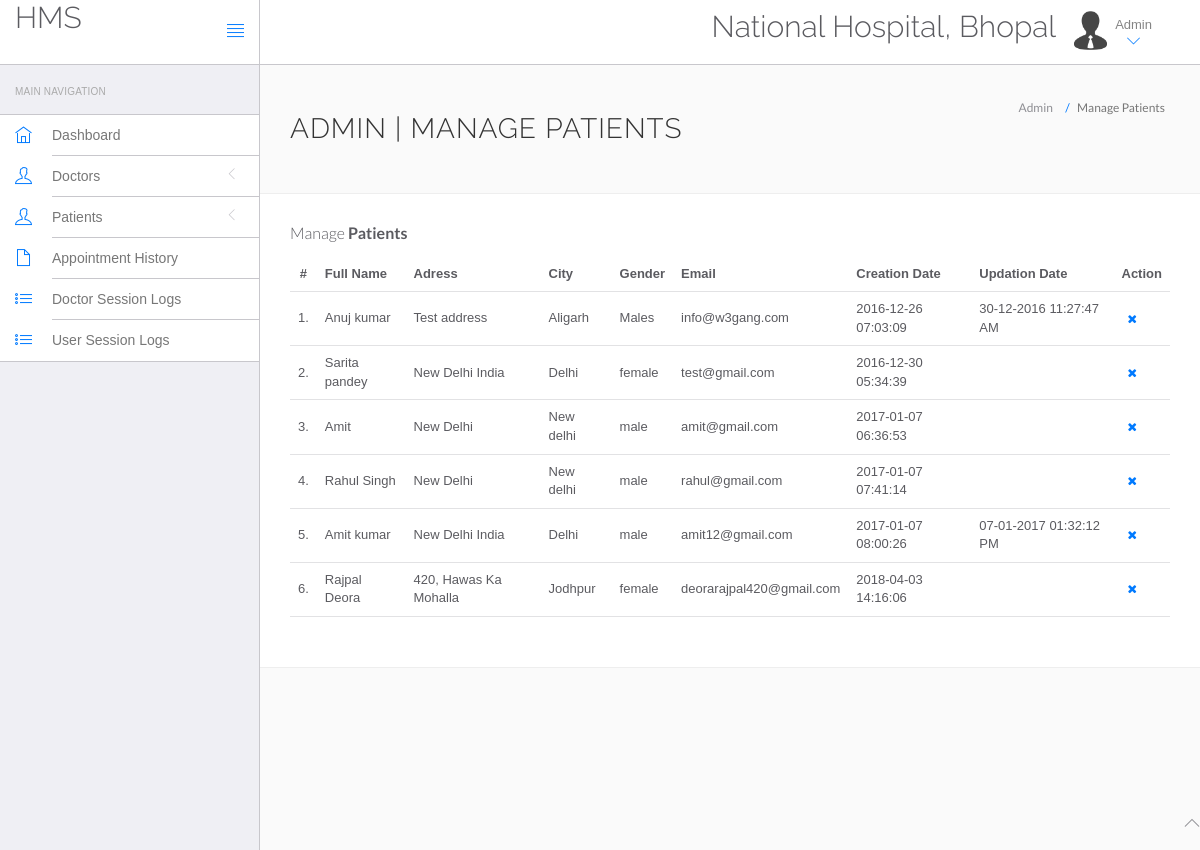
Page /hospital/hms/admin/manage-users.php (signed in) on the committed database.
### tables this page shows
CREATE TABLE `users` (
  `id` int(11) NOT NULL,
  `fullName` varchar(255) NOT NULL,
  `address` longtext NOT NULL,
  `city` varchar(255) NOT NULL,
  `gender` varchar(255) NOT NULL,
  `email` varchar(255) NOT NULL,
  `password` varchar(255) NOT NULL,
  `regDate` timestamp NOT NULL DEFAULT CURRENT_TIMESTAMP,
  `updationDate` varchar(255) NOT NULL
);

### hospital/hms/admin/manage-users.php (the view, shortened to what this page needs)
<?php
include('include/config.php');
?>
<!DOCTYPE html>
<html lang="en">
	<head>
		<link rel="stylesheet" href="vendor/bootstrap/css/bootstrap.min.css">
		<link rel="stylesheet" href="vendor/fontawesome/css/font-awesome.min.css">
		<link rel="stylesheet" href="vendor/themify-icons/themify-icons.min.css">
		<link href="vendor/animate.css/animate.min.css" rel="stylesheet" media="screen">
		<link href="vendor/perfect-scrollbar/perfect-scrollbar.min.css" rel="stylesheet" media="screen">
		<link href="vendor/switchery/switchery.min.css" rel="stylesheet" media="screen">
		<link href="vendor/bootstrap-touchspin/jquery.bootstrap-touchspin.min.css" rel="stylesheet" media="screen">
		<link href="vendor/select2/select2.min.css" rel="stylesheet" media="screen">
		<link href="vendor/bootstrap-datepicker/bootstrap-datepicker3.standalone.min.css" rel="stylesheet" media="screen">
		<link href="vendor/bootstrap-timepicker/bootstrap-timepicker.min.css" rel="stylesheet" media="screen">
		<link rel="stylesheet" href="assets/css/styles.css">
		<link rel="stylesheet" href="assets/css/plugins.css">
		<link rel="stylesheet" href="assets/css/themes/theme-1.css" id="skin_color" />
	</head>
	<body>
		<div id="app">
<?php include('include/sidebar.php');?>
			<div class="app-content">
						<?php include('include/header.php');?>
				<div class="main-content" >
					<div class="wrap-content container" id="container">
						<section id="page-title">
							<div class="row">
								<div class="col-sm-8">
									<h1 class="mainTitle">Admin | Manage Patients</h1>
																	</div>
								<ol class="breadcrumb">
									<li>
										<span>Admin</span>
									</li>
									<li class="active">
										<span>Manage Patients</span>
									</li>
								</ol>
							</div>
						</section>
						<div class="container-fluid container-fullw bg-white">
									<div class="row">
								<div class="col-md-12">
									<h5 class="over-title margin-bottom-15">Manage <span class="text-bold">Patients</span></h5>
									<table class="table table-hover" id="sample-table-1">
										<thead>
											<tr>
												<th class="center">#</th>
												<th>Full Name</th>
												<th class="hidden-xs">Adress</th>
												<th>City</th>
												<th>Gender </th>
												<th>Email </th>
												<th>Creation Date </th>
												<th>Updation Date </th>
												<th>Action</th>
											</tr>
										</thead>
										<tbody>
<?php
$sql=mysqli_query($con,"select * from users");
$cnt=1;
while($row=mysqli_fetch_array($sql))
{
?>
											<tr>
												<td class="center"><?php echo $cnt;?>.</td>
												<td class="hidden-xs"><?php echo $row['fullName'];?></td>
												<td><?php echo $row['address'];?></td>
												<td><?php echo $row['city'];?>
												</td>
												<td><?php echo $row['gender'];?></td>
												<td><?php echo $row['email'];?></td>
												<td><?php echo $row['regDate'];?></td>
												<td><?php echo $row['updationDate'];?>
												</td>
												<td >
												<div class="visible-md visible-lg hidden-sm hidden-xs">
	<a href="manage-users.php?id=<?php echo $row['id']?>&del=delete" onClick="return confirm('Are you sure you want to delete?')"class="btn btn-transparent btn-xs tooltips" tooltip-placement="top" tooltip="Remove"><i class="fa fa-times fa fa-white"></i></a>
												</div>
												</td>
											</tr>
											<?php
$cnt=$cnt+1;
											 }?>
										</tbody>
									</table>
								</div>
							</div>
								</div>
							</div>
						</div>
					</div>
				</div>
	<?php include('include/footer.php');?>
	</body>
</html>

### hospital/hms/admin/assets/css/themes/theme-1.css (style rules this page uses)
body { background: #FAFAFA; }

### rows in the picture
users: fullName "Anuj kumar", address "Test address", city "Aligarh", gender "Males", email "info@w3gang.com", regDate "2016-12-26 07:03:09", updationDate "30-12-2016 11:27:47 AM"
users: fullName "Sarita pandey", address "New Delhi India", city "Delhi", gender "female", email "test@gmail.com", regDate "2016-12-30 05:34:39"
users: fullName "Amit", address "New Delhi", city "New delhi", gender "male", email "amit@gmail.com", regDate "2017-01-07 06:36:53"
users: fullName "Rahul Singh", address "New Delhi", city "New delhi", gender "male", email "rahul@gmail.com", regDate "2017-01-07 07:41:14"
users: fullName "Amit kumar", address "New Delhi India", city "Delhi", gender "male", email "amit12@gmail.com", regDate "2017-01-07 08:00:26", updationDate "07-01-2017 01:32:12 PM"
users: fullName "Rajpal Deora", address "420, Hawas Ka Mohalla", city "Jodhpur", gender "female", email "deorarajpal420@gmail.com", regDate "2018-04-03 14:16:06"
